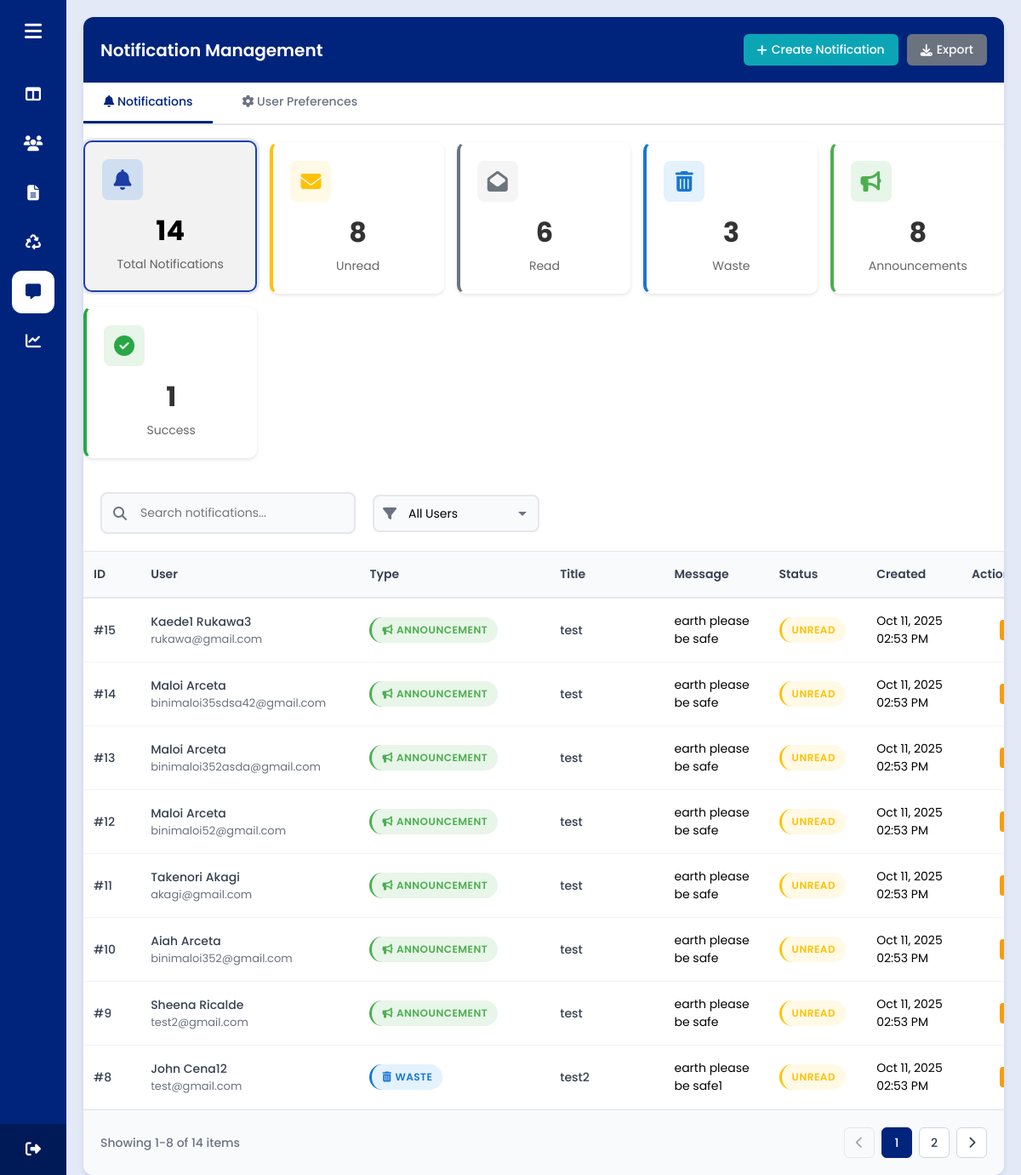
Screenshot of /admin/notifications.php (signed in) with the database file from the repository.
### tables this page shows
CREATE TABLE `notifications` (
  `id` int(11) NOT NULL,
  `user_id` int(11) NOT NULL,
  `type` enum('waste','request','announcement','alert','success') NOT NULL,
  `title` varchar(255) NOT NULL,
  `message` text NOT NULL,
  `icon` varchar(50) DEFAULT NULL,
  `is_read` tinyint(1) DEFAULT 0,
  `related_id` int(11) DEFAULT NULL COMMENT 'Related record ID (request_id, report_id, etc)',
  `related_type` varchar(50) DEFAULT NULL COMMENT 'Type of related record',
  `created_at` timestamp NOT NULL DEFAULT current_timestamp(),
  `updated_at` timestamp NOT NULL DEFAULT current_timestamp() ON UPDATE current_timestamp()
);

CREATE TABLE `user` (
  `id` int(11) NOT NULL,
  `first_name` varchar(255) NOT NULL,
  `middle_name` varchar(255) NOT NULL,
  `last_name` varchar(255) NOT NULL,
  `email` varchar(255) NOT NULL,
  `password` varchar(255) NOT NULL,
  `image` varchar(255) NOT NULL,
  `contact_number` varchar(255) NOT NULL,
  `date_of_birth` date DEFAULT NULL,
  `gender` enum('male','female') DEFAULT NULL,
  `civil_status` enum('single','married','divorced','widowed') DEFAULT NULL,
  `occupation` varchar(100) DEFAULT NULL,
  `house_number` varchar(100) DEFAULT NULL,
  `street_name` varchar(255) DEFAULT NULL,
  `barangay` varchar(255) DEFAULT 'Baliwasan',
  `status` enum('active','inactive','moved') DEFAULT 'active',
  `is_new` tinyint(1) DEFAULT 1,
  `created_at` datetime NOT NULL DEFAULT current_timestamp(),
  `updated_at` timestamp NULL DEFAULT NULL ON UPDATE current_timestamp()
);

### admin/notifications.php (the view, shortened to what this page needs)
<?php
require_once("../conn/conn.php");
$activeTab = isset($_GET['tab']) ? $_GET['tab'] : 'notifications';
$itemsPerPage = 8;
$currentPage = isset($_GET['page']) ? (int) $_GET['page'] : 1;
$currentPage = max(1, $currentPage);
$offset = ($currentPage - 1) * $itemsPerPage;
$filterType = isset($_GET['filter_type']) ? $_GET['filter_type'] : 'all';
$searchQuery = isset($_GET['search']) ? trim($_GET['search']) : '';
$notifications = [];
$totalNotifications = 0;
$totalPreferences = 0;
if ($activeTab === 'notifications') {
    $whereConditions = [];
    $params = [];
    $types = "";
    $whereClause = count($whereConditions) > 0 ? "WHERE " . implode(" AND ", $whereConditions) : "";
    try {
        $countSql = "SELECT COUNT(*) as total FROM notifications n
                     INNER JOIN user u ON n.user_id = u.id
                     {$whereClause}";
        $countStmt = $conn->prepare($countSql);
        $countStmt->execute();
        $totalNotifications = $countStmt->get_result()->fetch_assoc()['total'];
        $sql = "
            SELECT
                n.*,
                u.first_name,
                u.middle_name,
                u.last_name,
                u.email,
                u.contact_number
            FROM notifications n
            INNER JOIN user u ON n.user_id = u.id
            {$whereClause}
            ORDER BY n.created_at DESC
            LIMIT ? OFFSET ?
        ";
        $stmt = $conn->prepare($sql);
        $params[] = $itemsPerPage;
        $params[] = $offset;
        $types .= "ii";
        $stmt->bind_param($types, ...$params);
        $stmt->execute();
        $result = $stmt->get_result();
        while ($row = $result->fetch_assoc()) {
            $notifications[] = $row;
        }
    } catch (Exception $e) {
        die("Error fetching notifications: " . $e->getMessage());
    }
    $stats = [
        'total' => 0,
        'read' => 0,
        'unread' => 0,
        'waste' => 0,
        'request' => 0,
        'announcement' => 0,
        'alert' => 0,
        'success' => 0
    ];
    try {
        $statsStmt = $conn->query("
            SELECT
                COUNT(*) as total,
                SUM(CASE WHEN is_read = 1 THEN 1 ELSE 0 END) as read_count,
                SUM(CASE WHEN is_read = 0 THEN 1 ELSE 0 END) as unread_count,
                SUM(CASE WHEN type = 'waste' THEN 1 ELSE 0 END) as waste,
                SUM(CASE WHEN type = 'request' THEN 1 ELSE 0 END) as request,
                SUM(CASE WHEN type = 'announcement' THEN 1 ELSE 0 END) as announcement,
                SUM(CASE WHEN type = 'alert' THEN 1 ELSE 0 END) as alert,
                SUM(CASE WHEN type = 'success' THEN 1 ELSE 0 END) as success
            FROM notifications
        ");
        $statsData = $statsStmt->fetch_assoc();
        $stats = [
            'total' => $statsData['total'],
            'read' => $statsData['read_count'],
            'unread' => $statsData['unread_count'],
            'waste' => $statsData['waste'],
            'request' => $statsData['request'],
            'announcement' => $statsData['announcement'],
            'alert' => $statsData['alert'],
            'success' => $statsData['success']
        ];
    } catch (Exception $e) {
    }
}
$totalPages = $activeTab === 'notifications' ? ceil($totalNotifications / $itemsPerPage) : ceil($totalPreferences / $itemsPerPage);
$totalItems = $activeTab === 'notifications' ? $totalNotifications : $totalPreferences;
?>
<!DOCTYPE html>
<html lang="en" dir="ltr">
<head>
    <?php include '../components/header_links.php'; ?>
    <?php include '../components/admin_side_header.php'; ?>
</head>
<body>
    <?php include '../components/sidebar.php'; ?>
    <section class="home-section">
        <div class="table-container">
            <div class="table-header">
                <h2 class="table-title">Notification Management</h2>
                <div class="table-actions">
                    <?php if ($activeTab === 'notifications'): ?>
                        <button class="btn btn-primary" onclick="createNotification()">
                            <i class="fas fa-plus"></i> Create Notification
                        </button>
                        <button class="btn btn-secondary" onclick="exportNotification()">
                            <i class="fas fa-download"></i> Export
                        </button>
                    <?php else: ?>
                        <button class="btn btn-secondary" onclick="exportPreferences()">
                            <i class="fas fa-download"></i> Export Preferences
                        </button>
                    <?php endif; ?>
                </div>
            </div>
            <div class="tab-navigation">
                <button class="tab-btn <?= $activeTab === 'notifications' ? 'active' : ''; ?>"
                    onclick="switchTab('notifications')">
                    <i class="fas fa-bell"></i> Notifications
                </button>
                <button class="tab-btn <?= $activeTab === 'preferences' ? 'active' : ''; ?>"
                    onclick="switchTab('preferences')">
                    <i class="fas fa-cog"></i> User Preferences
                </button>
            </div>
            <?php if ($activeTab === 'notifications'): ?>
                <div class="stats-grid">
                    <div class="stat-card total clickable-stat <?= $filterType === 'all' ? 'active' : ''; ?>"
                        onclick="filterByStatCard('all')" data-filter="all">
                        <div class="stat-icon"><i class="fas fa-bell"></i></div>
                        <div class="stat-value"><?= $stats['total']; ?></div>
                        <div class="stat-label">Total Notifications</div>
                    </div>
                    <div class="stat-card unread clickable-stat <?= $filterType === 'unread' ? 'active' : ''; ?>"
                        onclick="filterByStatCard('unread')" data-filter="unread">
                        <div class="stat-icon"><i class="fas fa-envelope"></i></div>
                        <div class="stat-value"><?= $stats['unread']; ?></div>
                        <div class="stat-label">Unread</div>
                    </div>
                    <div class="stat-card read clickable-stat <?= $filterType === 'read' ? 'active' : ''; ?>"
                        onclick="filterByStatCard('read')" data-filter="read">
                        <div class="stat-icon"><i class="fas fa-envelope-open"></i></div>
                        <div class="stat-value"><?= $stats['read']; ?></div>
                        <div class="stat-label">Read</div>
                    </div>
                    <div class="stat-card waste clickable-stat <?= $filterType === 'waste' ? 'active' : ''; ?>"
                        onclick="filterByStatCard('waste')" data-filter="waste">
                        <div class="stat-icon"><i class="fas fa-trash-alt"></i></div>
                        <div class="stat-value"><?= $stats['waste']; ?></div>
                        <div class="stat-label">Waste</div>
                    </div>
                    <div class="stat-card announcement clickable-stat <?= $filterType === 'announcement' ? 'active' : ''; ?>"
                        onclick="filterByStatCard('announcement')" data-filter="announcement">
                        <div class="stat-icon"><i class="fas fa-bullhorn"></i></div>
                        <div class="stat-value"><?= $stats['announcement']; ?></div>
                        <div class="stat-label">Announcements</div>
                    </div>
                    <div class="stat-card success clickable-stat <?= $filterType === 'success' ? 'active' : ''; ?>"
                        onclick="filterByStatCard('success')" data-filter="success">
                        <div class="stat-icon"><i class="fas fa-check-circle"></i></div>
                        <div class="stat-value"><?= $stats['success']; ?></div>
                        <div class="stat-label">Success</div>
                    </div>
                </div>
            <?php endif; ?>
            <?php if ($activeTab === 'notifications'): ?>
                <div class="search-filter-wrapper">
                    <div class="search-container">
                        <form method="GET" action="" id="searchForm">
                            <div class="search-box-wrapper">
                                <i class="fas fa-search search-icon"></i>
                                <input type="text" class="search-input" placeholder="Search notifications..." name="search"
                                    id="searchInput" value="<?= htmlspecialchars($searchQuery); ?>">
                            </div>
                        </form>
                    </div>
                    <div class="filters-group">
                        <div class="filter-container">
                            <div class="filter-box-wrapper">
                                <select class="filter-select" id="userFilter" onchange="filterByUser()">
                                    <option value="">All Users</option>
                                </select>
                            </div>
                        </div>
                    </div>
                </div>
            <?php endif; ?>
            <?php if ($activeTab === 'notifications'): ?>
                <div class="table-responsive">
                    <table class="residents-table" id="notificationsTable">
                        <thead>
                            <tr>
                                <th>ID</th>
                                <th>User</th>
                                <th>Type</th>
                                <th>Title</th>
                                <th>Message</th>
                                <th>Status</th>
                                <th>Created</th>
                                <th>Actions</th>
                            </tr>
                        </thead>
                        <tbody>
                            <?php if (count($notifications) > 0): ?>
                                <?php foreach ($notifications as $notification): ?>
                                    <tr>
                                        <td>
                                            <div class="resident-name">#<?= htmlspecialchars($notification['id']); ?></div>
                                        </td>
                                        <td>
                                            <div class="resident-name">
                                                <?= htmlspecialchars($notification['first_name'] . ' ' . $notification['last_name']); ?>
                                            </div>
                                            <div class="resident-email"><?= htmlspecialchars($notification['email'] ?? 'N/A'); ?>
                                            </div>
                                        </td>
                                        <td>
                                            <span class="status-badge <?= htmlspecialchars($notification['type']); ?>">
                                                <i class="fas <?= htmlspecialchars($notification['icon']); ?>"></i>
                                                <?= ucfirst($notification['type']); ?>
                                            </span>
                                        </td>
                                        <td>
                                            <div class="resident-name"><?= htmlspecialchars($notification['title']); ?></div>
                                        </td>
                                        <td>
                                            <?= htmlspecialchars(substr($notification['message'], 0, 60)) . (strlen($notification['message']) > 60 ? '...' : ''); ?>
                                        </td>
                                        <td>
                                            <span class="status-badge <?= $notification['is_read'] ? 'read' : 'unread'; ?>">
                                                <?= $notification['is_read'] ? 'Read' : 'Unread'; ?>
                                            </span>
                                        </td>
                                        <td><?= date("M d, Y h:i A", strtotime($notification['created_at'])); ?></td>
                                        <td>
                                            <div class="action-buttons">
                                                <button class="btn btn-sm btn-edit"
                                                    onclick="editNotification(<?= $notification['id']; ?>)" title="Edit">
                                                </button>
                                            </div>
                                        </td>
                                    </tr>
                                <?php endforeach; ?>
                            <?php endif; ?>
                        </tbody>
                    </table>
                </div>
            <?php endif; ?>
            <?php if ($totalItems > 0): ?>
                <?php renderPagination($currentPage, $totalPages, $totalItems, $offset, $itemsPerPage, $activeTab); ?>
            <?php endif; ?>
        </div>
    </section>
</body>
</html>
<?php
function renderPagination($currentPage, $totalPages, $totalItems, $offset, $itemsPerPage, $tab)
{
    $startRecord = $totalItems > 0 ? $offset + 1 : 0;
    $endRecord = min($offset + $itemsPerPage, $totalItems);
    $queryParams = ['tab' => $tab];
    function buildPaginationUrl($page, $params)
    {
        $params['page'] = $page;
        return '?' . http_build_query($params);
    }
    ?>
    <div class="pagination-container">
        <div class="pagination-info">
            Showing <?= $startRecord; ?>-<?= $endRecord; ?> of <?= $totalItems; ?> items
        </div>
        <div class="pagination-controls">
            <div class="pagination">
                <?php if ($currentPage > 1): ?>
                    <a href="<?= buildPaginationUrl($currentPage - 1, $queryParams); ?>">
                        <i class="fas fa-chevron-left"></i>
                    </a>
                <?php else: ?>
                    <span class="disabled"><i class="fas fa-chevron-left"></i></span>
                <?php endif; ?>
                <?php
                $startPage = max(1, $currentPage - 2);
                $endPage = min($totalPages, $currentPage + 2);
                    ?>
                <?php for ($i = $startPage; $i <= $endPage; $i++): ?>
                    <?php if ($i == $currentPage): ?>
                        <span class="current"><?= $i; ?></span>
                    <?php else: ?>
                        <a href="<?= buildPaginationUrl($i, $queryParams); ?>"><?= $i; ?></a>
                    <?php endif; ?>
                <?php endfor; ?>
                <?php if ($currentPage < $totalPages): ?>
                    <a href="<?= buildPaginationUrl($currentPage + 1, $queryParams); ?>">
                        <i class="fas fa-chevron-right"></i>
                    </a>
                <?php else: ?>
                    <span class="disabled"><i class="fas fa-chevron-right"></i></span>
                <?php endif; ?>
            </div>
        </div>
    </div>
    <?php
}
?>

### rows the page displays
notifications: id "15", user.last_name "Kaede1 Rukawa3", user.email "rukawa@gmail.com", type "ANNOUNCEMENT", title "test", message "earth please be safe", is_read "UNREAD", created_at "Oct 11, 2025 02:53 PM"
notifications: id "14", user.last_name "Maloi Arceta", user.email "binimaloi35sdsa42@gmail.com", type "ANNOUNCEMENT", title "test", message "earth please be safe", is_read "UNREAD", created_at "Oct 11, 2025 02:53 PM"
notifications: id "13", user.last_name "Maloi Arceta", user.email "binimaloi352asda@gmail.com", type "ANNOUNCEMENT", title "test", message "earth please be safe", is_read "UNREAD", created_at "Oct 11, 2025 02:53 PM"
notifications: id "12", user.last_name "Maloi Arceta", user.email "binimaloi52@gmail.com", type "ANNOUNCEMENT", title "test", message "earth please be safe", is_read "UNREAD", created_at "Oct 11, 2025 02:53 PM"
notifications: id "11", user.last_name "Takenori Akagi", user.email "akagi@gmail.com", type "ANNOUNCEMENT", title "test", message "earth please be safe", is_read "UNREAD", created_at "Oct 11, 2025 02:53 PM"
notifications: id "10", user.last_name "Aiah Arceta", user.email "binimaloi352@gmail.com", type "ANNOUNCEMENT", title "test", message "earth please be safe", is_read "UNREAD", created_at "Oct 11, 2025 02:53 PM"
notifications: id "9", user.last_name "Sheena Ricalde", user.email "test2@gmail.com", type "ANNOUNCEMENT", title "test", message "earth please be safe", is_read "UNREAD", created_at "Oct 11, 2025 02:53 PM"
notifications: id "8", user.last_name "John Cena12", user.email "test@gmail.com", type "WASTE", title "test2", message "earth please be safe1", is_read "UNREAD", created_at "Oct 11, 2025 02:53 PM"

### other values shown
$stats['total'] "14"
$stats['unread'] "8"
$stats['read'] "6"
$stats['waste'] "3"
$stats['announcement'] "8"
$stats['success'] "1"
$startRecord "1"
$totalItems "14"
